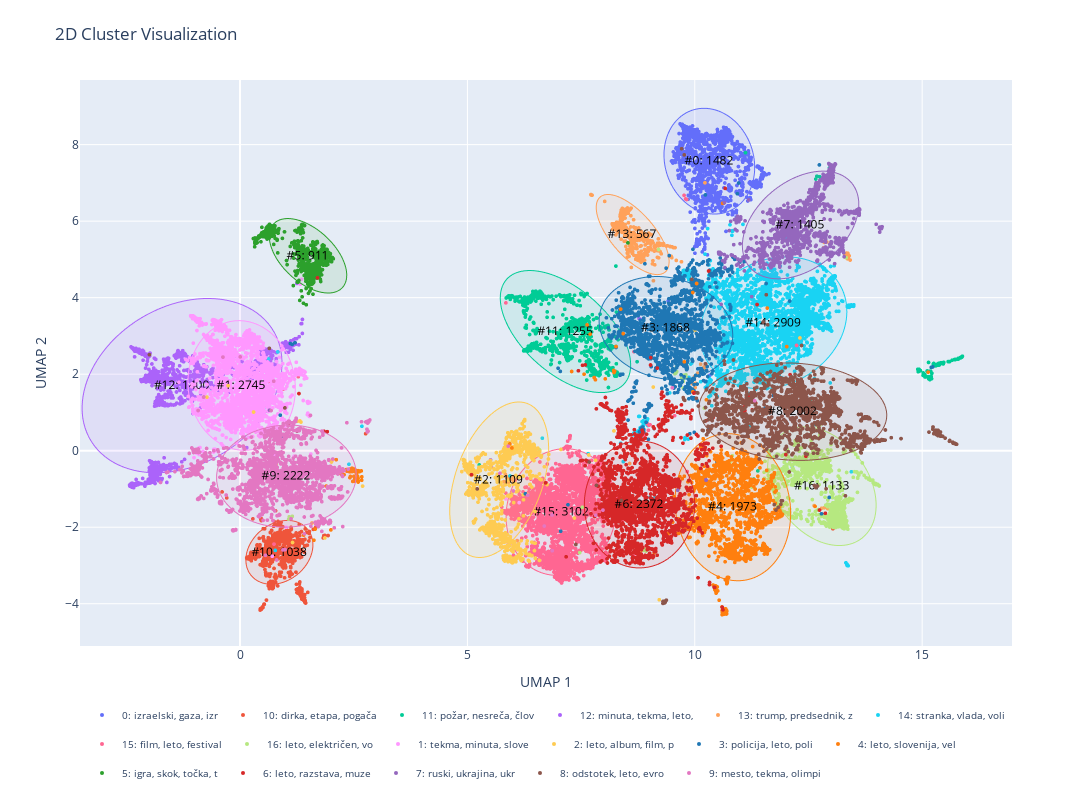

Source (notebook cell):
### Code cell
import os
os.environ["TOKENIZERS_PARALLELISM"] = "false"

# categories = [
#     article['url_topics'][0] if len(article['url_topics']) >= 1 else "no-topic"
#     for article in articles
# ]
# categories = [
#     "/".join(article['url_topics']) if article['url_topics'] else "no-topic"
#     for article in articles
# ]

from plotly.subplots import make_subplots

fig = make_subplots(rows=1, cols=2, subplot_titles=("Clusters", "Categories"))

# 1. Extract keywords per cluster
keywords_per_cluster = extract_cluster_keywords(tokenized_texts, sbert_clusters)

# 2. Summarize them
cluster_name_map = {
    cluster_id: keywords_to_sentence(keywords)  # or keywords_to_summary()
    for cluster_id, keywords in keywords_per_cluster.items()
}

# Left: Clusters
draw_single_plot(umap_embeddings=sbert_umap,
            #umap_embeddings=tsne_2d,
            clusters=sbert_clusters,
            titles=None,
            rename_map=cluster_name_map,#cluster_name_map,
            show_group_outlines=True,
            outline_opacity=0.01)
